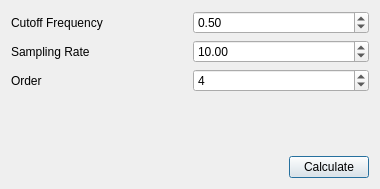
<?xml version="1.0" encoding="UTF-8"?>
<ui version="4.0">
 <class>Dialog</class>
 <widget class="QDialog" name="Dialog">
  <property name="geometry">
   <rect>
    <x>0</x>
    <y>0</y>
    <width>380</width>
    <height>189</height>
   </rect>
  </property>
  <property name="windowTitle">
   <string>Butterworth Filter</string>
  </property>
  <layout class="QGridLayout" name="gridLayout_2">
   <item row="0" column="0" colspan="2">
    <layout class="QGridLayout" name="gridLayout">
     <item row="0" column="0">
      <widget class="QLabel" name="label">
       <property name="text">
        <string>Cutoff Frequency</string>
       </property>
      </widget>
     </item>
     <item row="0" column="1">
      <widget class="QDoubleSpinBox" name="doubleSpinBox">
       <property name="maximum">
        <double>9999.000000000000000</double>
       </property>
       <property name="value">
        <double>0.500000000000000</double>
       </property>
      </widget>
     </item>
     <item row="1" column="0">
      <widget class="QLabel" name="label_2">
       <property name="text">
        <string>Sampling Rate</string>
       </property>
      </widget>
     </item>
     <item row="1" column="1">
      <widget class="QDoubleSpinBox" name="doubleSpinBox_2">
       <property name="maximum">
        <double>9999.000000000000000</double>
       </property>
       <property name="value">
        <double>10.000000000000000</double>
       </property>
      </widget>
     </item>
     <item row="2" column="0">
      <widget class="QLabel" name="label_3">
       <property name="text">
        <string>Order</string>
       </property>
      </widget>
     </item>
     <item row="2" column="1">
      <widget class="QSpinBox" name="spinBox">
       <property name="maximum">
        <number>9999</number>
       </property>
       <property name="value">
        <number>4</number>
       </property>
      </widget>
     </item>
    </layout>
   </item>
   <item row="1" column="0">
    <spacer name="verticalSpacer">
     <property name="orientation">
      <enum>Qt::Vertical</enum>
     </property>
     <property name="sizeHint" stdset="0">
      <size>
       <width>20</width>
       <height>40</height>
      </size>
     </property>
    </spacer>
   </item>
   <item row="2" column="0">
    <spacer name="horizontalSpacer">
     <property name="orientation">
      <enum>Qt::Horizontal</enum>
     </property>
     <property name="sizeHint" stdset="0">
      <size>
       <width>258</width>
       <height>20</height>
      </size>
     </property>
    </spacer>
   </item>
   <item row="2" column="1">
    <widget class="QPushButton" name="pushButton">
     <property name="text">
      <string>Calculate</string>
     </property>
    </widget>
   </item>
  </layout>
 </widget>
 <resources/>
 <connections/>
</ui>
